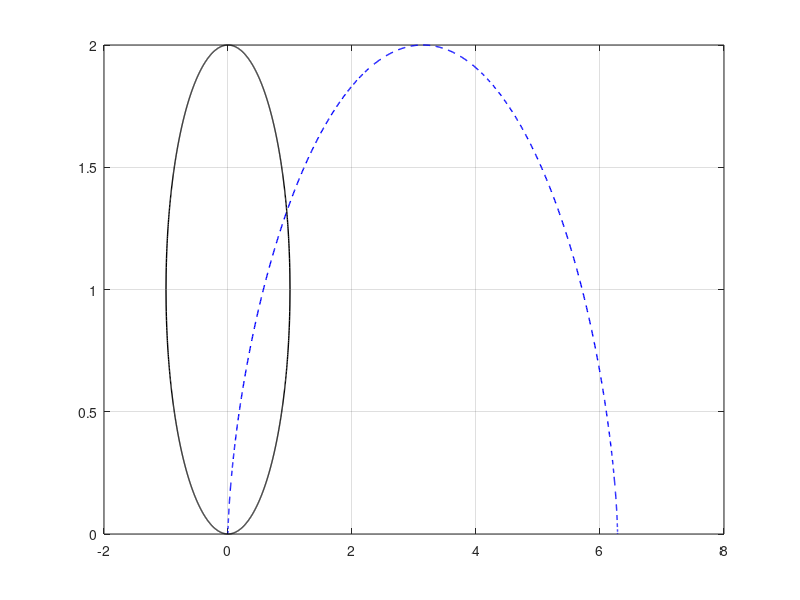

The MATLAB source for this figure: (Note: this script raises an error after producing the figure.)
% Calculate & Plot Cycloid
a = 1;
t = linspace(0, 2*pi, 1000);
x = a * (t - sin(t));
y = a * (1 - cos(t));
cycloid = plot(x, y, "b--", "LineWidth", 1);
hold on
grid on

% Calculate & Plot Circle
xc = linspace(-1, 1, 1000);
ycp = 1 + sqrt(a^2 - xc.^2);
ycm = 1 - sqrt(a^2 - xc.^2);
cip = plot(xc, ycp, "k", "LineWidth", 1);
cim = plot(xc, ycm, "k", "LineWidth", 1);
cim.Annotation.LegendInformation.IconDisplayStyle = 'off';

% Draw Point
plot(0, 0, "b.", "MarkerSize", 20);

% Draw X and Y axis
xax = plot([0, 0], [-100, 100], "k", "LineWidth", 0.5);
yax = plot([-100, 100], [0, 0], "k", "LineWidth", 0.5);
xax.Annotation.LegendInformation.IconDisplayStyle = 'off';
yax.Annotation.LegendInformation.IconDisplayStyle = 'off';

% Prettier Plot
axis([-1-1 2*pi+1 0-1 2*a+1])
pbaspect([2*pi+1+2 2*a+2 2*pi]);
legend('Cycloid', 'Circle', 'Point')